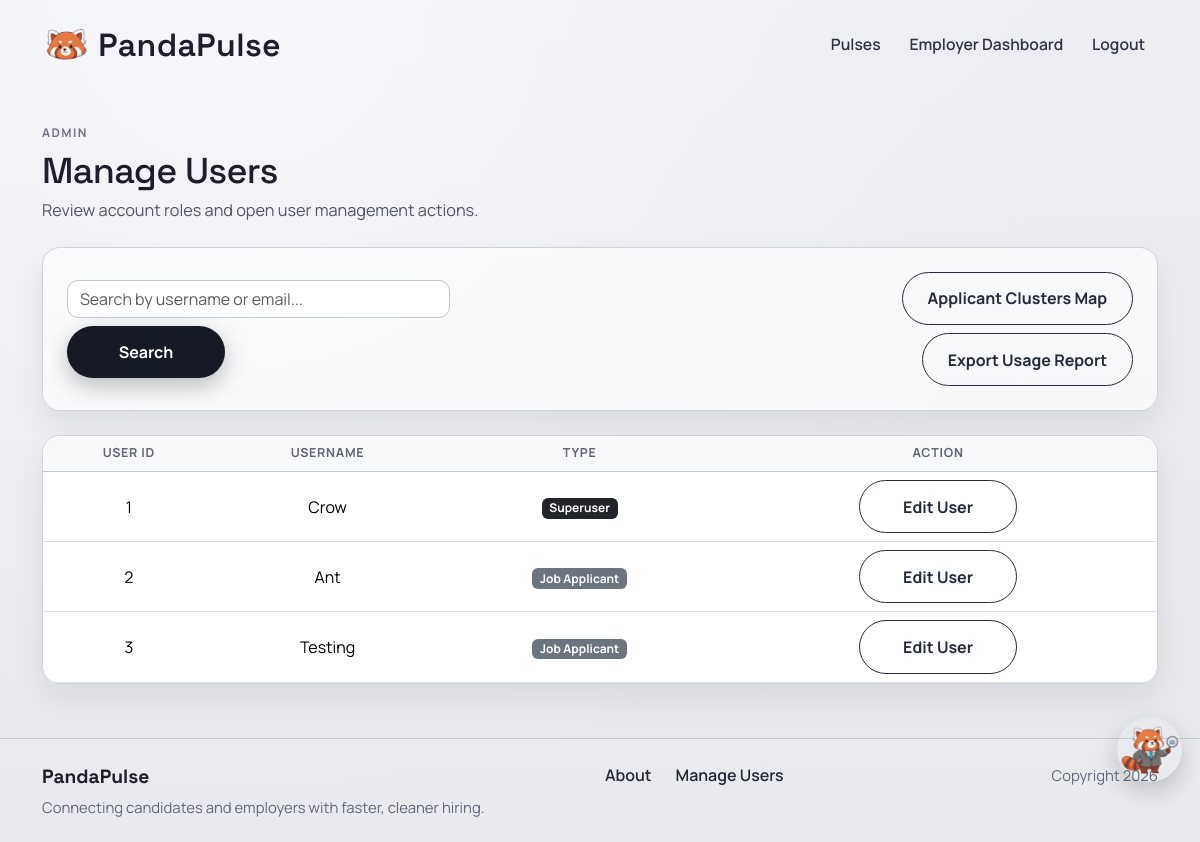
/accounts/manage_users/ (signed in), run on an earlier commit of the app's database.
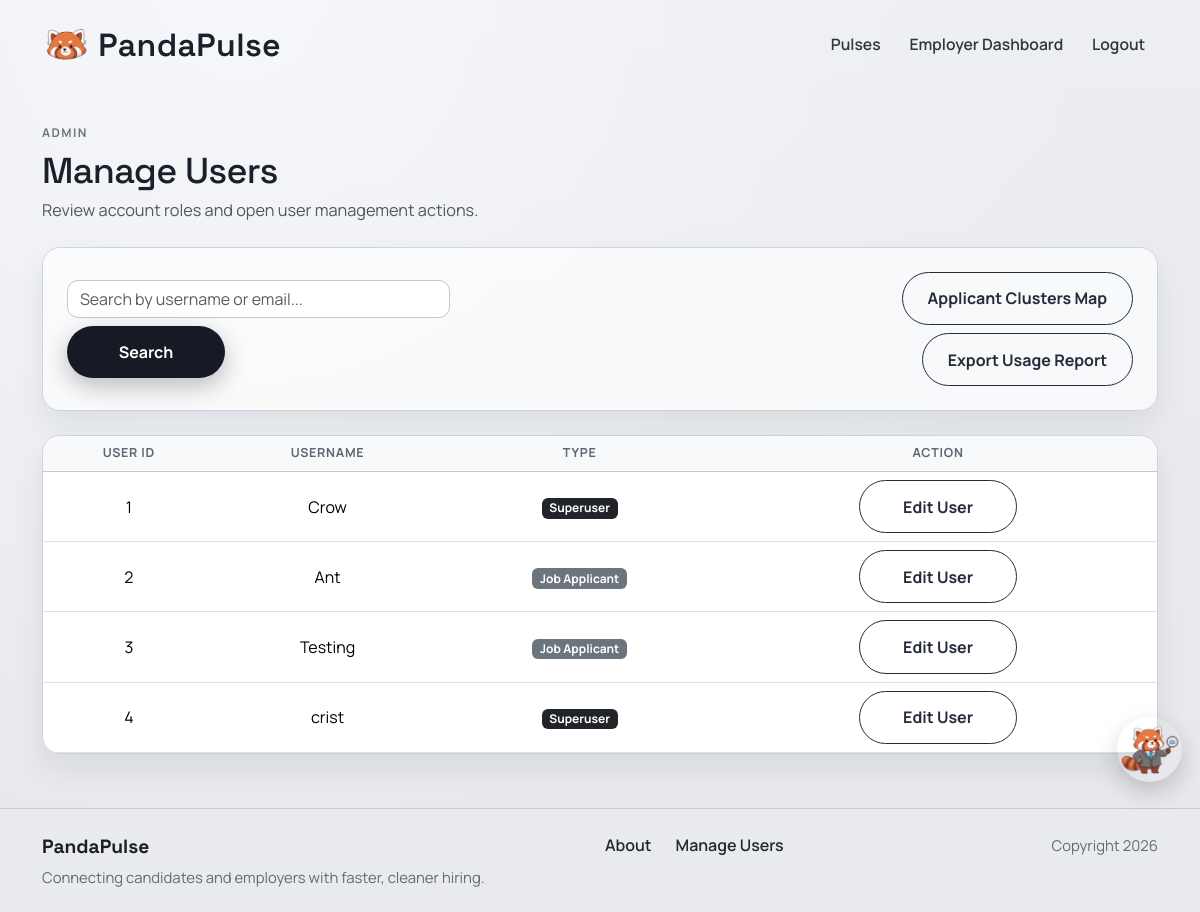
And on a later commit of the database.
### accounts/models.py (models this page shows, shortened)
class Profile(models.Model):
    class AccountType(models.TextChoices):
        APPLICANT = "APPLICANT", "Job Applicant"
        EMPLOYER = "EMPLOYER", "Employer"
    user = models.OneToOneField(settings.AUTH_USER_MODEL, on_delete=models.CASCADE, related_name="profile")
    last_activity = models.DateTimeField(null=True, blank=True)
    is_typing = models.BooleanField(default=False)
    last_typing_update = models.DateTimeField(null=True, blank=True)
    account_type = models.CharField(
        max_length=20,
        choices=AccountType.choices,
        default=AccountType.APPLICANT
    )
    profile_picture = models.ImageField(
        upload_to="profile_pics/",
        blank=True,
        null=True
    )
    headline = models.CharField(max_length=120, blank=True)
    skills = models.CharField(max_length=300, blank=True)
    education = models.TextField(blank=True)
    work_experience = models.TextField(blank=True)
    location = models.CharField(max_length=120, blank=True)
    projects = models.TextField(blank=True)
    company_name = models.CharField(max_length=120, blank=True)
    company_website = models.URLField(blank=True)
    company_description = models.TextField(blank=True)
    visible_to_recruiters = models.BooleanField(
        default=True,
        help_text="Allow recruiters to view your profile."
    )
    show_headline = models.BooleanField(default=True)
    show_skills = models.BooleanField(default=True)
    show_education = models.BooleanField(default=True)
    show_work_experience = models.BooleanField(default=True)
    show_links = models.BooleanField(default=True)
    hide_email_from_employers = models.BooleanField(default=False)
    created_at = models.DateTimeField(auto_now_add=True)

### accounts/views.py (the view)
# urls.py: path("manage_users/", views.manage_users, name="accounts.manage_users"),
@superuser_required
def manage_users(request):
    query = request.GET.get("search", "").strip()
    profiles = Profile.objects.select_related("user").all()
    if query:
        profiles = profiles.filter(Q(user__username__icontains=query) | Q(user__email__icontains=query))
    return render(
        request,
        "accounts/manage_users.html",
        {"template_data": {"title": "Manage Users", "users": profiles, "search_query": query}},
    )

### accounts/context_processors.py (called while the page is built)
def can_post_job(request):
    if not request.user.is_authenticated:
        return {"can_post_job": False}
    is_employer = Profile.objects.filter(
        user=request.user,
        account_type=Profile.AccountType.EMPLOYER,
    ).exists()
    return {"can_post_job": is_employer}

### accounts/templates/accounts/manage_users.html (shortened to what this page needs)
{% extends 'base.html' %}
{% block content %}
<section class="page-shell">
  <div class="container">
    <div class="mb-4">
        <p class="page-kicker mb-2">Admin</p>
        <h1 class="page-title page-title-sm mb-1">Manage Users</h1>
        <p class="page-copy mb-0">Review account roles and open user management actions.</p>
    </div>
    <div class="surface-card mb-4">
      <div class="d-flex justify-content-between align-items-center flex-wrap gap-2">
        <form method="GET" action="{% url 'accounts.manage_users' %}" class="d-flex gap-2 flex-wrap">
          <input type="text" name="search" class="form-control" placeholder="Search by username or email..." value="{{ template_data.search_query }}">
          <button type="submit" class="primary-btn border-0">Search</button>
        </form>
        {% if user.is_staff %}
          <div class="d-flex flex-column align-items-end gap-2 ms-auto">
            <a href="{% url 'accounts.applicant_clusters_map' %}" class="secondary-btn">Applicant Clusters Map</a>
            <a href="{% url 'accounts.export_usage_report' %}" class="secondary-btn">Export Usage Report</a>
          </div>
        {% endif %}
      </div>
    </div>
    <div class="surface-card p-0 overflow-hidden">
      <div class="table-responsive">
        <table class="table align-middle text-center job-table mb-0">
          <thead class="table-light">
            <tr>
              <th>User ID</th>
              <th>Username</th>
              <th>Type</th>
              <th>Action</th>
            </tr>
          </thead>
          <tbody>
            {% for u in template_data.users %}
            <tr>
              <td>{{ u.id }}</td>
              <td>{{ u.user.username }}</td>
              <td>
                {% if u.user.is_superuser %}
                  <span class="badge bg-dark">Superuser</span>
                {% elif u.user.is_staff %}
                  <span class="badge bg-info text-dark">Staff</span>
                {% else %}
                  <span class="badge bg-secondary">{{ u.get_account_type_display }}</span>
                {% endif %}
              </td>
              <td>
                {% if user.is_superuser or not u.user.is_staff %}
                  <a href="{% url 'accounts.edit_user' u.id %}" class="secondary-btn">Edit User</a>
                {% else %}
                  <button class="secondary-btn" disabled>Cannot Edit Staff</button>
                {% endif %}
              </td>
            </tr>
            {% empty %}
            <tr>
              <td colspan="4" class="py-4 text-muted">No users found.</td>
            </tr>
            {% endfor %}
          </tbody>
        </table>
      </div>
    </div>
  </div>
</section>
{% endblock content %}

What changed in the data, as far as the page shows it:
added Profile: id "4", user.username "crist", shows "Superuser"
